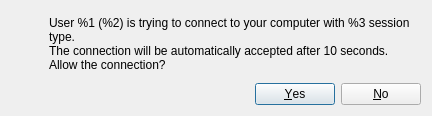
<?xml version="1.0" encoding="UTF-8"?>
<ui version="4.0">
 <class>ConnectConfirmDialog</class>
 <widget class="QDialog" name="ConnectConfirmDialog">
  <property name="geometry">
   <rect>
    <x>0</x>
    <y>0</y>
    <width>432</width>
    <height>116</height>
   </rect>
  </property>
  <property name="windowTitle">
   <string>Confirmation of connection</string>
  </property>
  <layout class="QVBoxLayout" name="verticalLayout">
   <item>
    <layout class="QHBoxLayout" name="horizontalLayout">
     <item>
      <widget class="QLabel" name="label_icon">
       <property name="sizePolicy">
        <sizepolicy hsizetype="Fixed" vsizetype="Fixed">
         <horstretch>0</horstretch>
         <verstretch>0</verstretch>
        </sizepolicy>
       </property>
       <property name="minimumSize">
        <size>
         <width>32</width>
         <height>32</height>
        </size>
       </property>
       <property name="text">
        <string/>
       </property>
       <property name="pixmap">
        <pixmap resource="../../common/resources/common.qrc">:/img/help.svg</pixmap>
       </property>
       <property name="scaledContents">
        <bool>false</bool>
       </property>
      </widget>
     </item>
     <item>
      <widget class="QLabel" name="label_msg">
       <property name="text">
        <string notr="true">User %1 (%2) is trying to connect to your computer with %3 session type.&lt;br/&gt;The connection will be automatically accepted after 10 seconds.&lt;br/&gt;Allow the connection?</string>
       </property>
       <property name="wordWrap">
        <bool>true</bool>
       </property>
      </widget>
     </item>
    </layout>
   </item>
   <item>
    <widget class="DialogButtonBox" name="button_box">
     <property name="standardButtons">
      <set>QDialogButtonBox::StandardButton::No|QDialogButtonBox::StandardButton::Yes</set>
     </property>
    </widget>
   </item>
  </layout>
 </widget>
 <customwidgets>
  <customwidget>
   <class>DialogButtonBox</class>
   <extends>QDialogButtonBox</extends>
   <header>common/ui/dialog_button_box.h</header>
  </customwidget>
 </customwidgets>
 <resources>
  <include location="../../common/resources/common.qrc"/>
 </resources>
 <connections/>
</ui>
